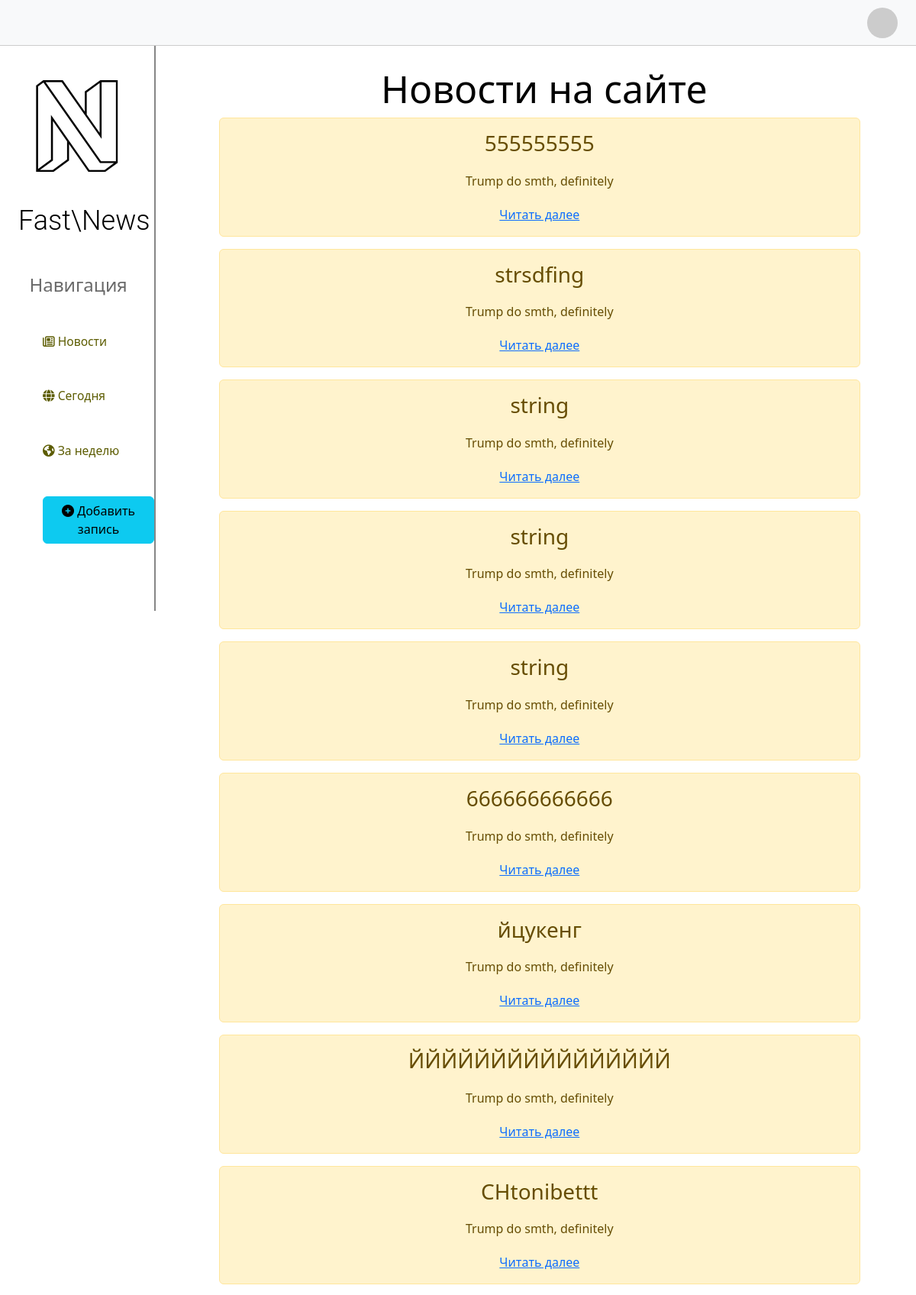
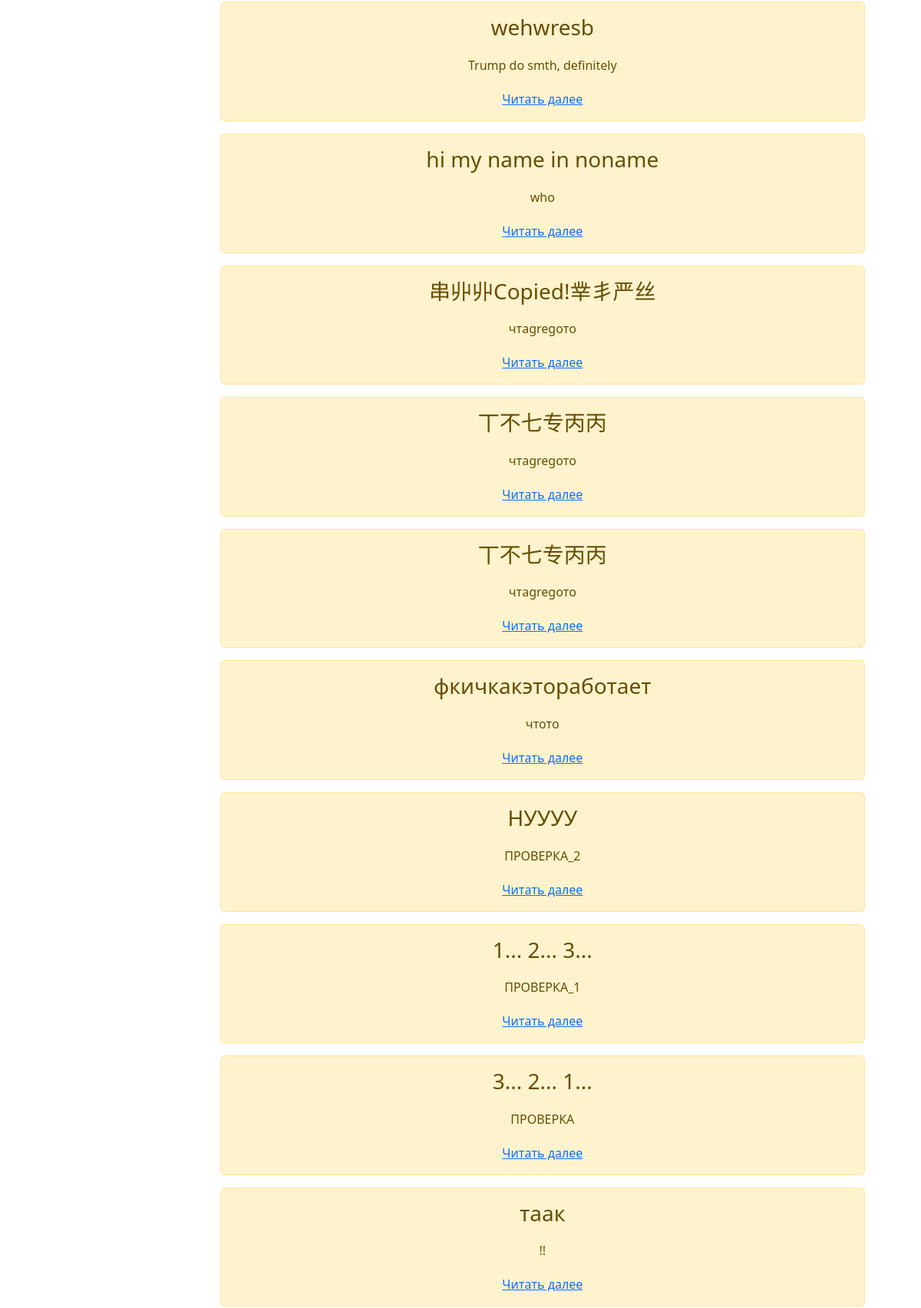
Page /news/ (signed in, upper part) on the committed database (2 pictures, top to bottom).
### news/models.py (models this page shows, shortened)
class Articles(models.Model):
    title = models.CharField('Название', max_length=50, default="")
    anons = models.CharField('Анонс', max_length=250)
    full_text = models.TextField('Статья')
    date = models.DateTimeField('Дата публикации')
    class Meta:
        verbose_name = 'Новость'
        verbose_name_plural = 'Новости'

### news/views.py (the view)
# urls.py: path('', views.news_home, name='news_home'),
def news_home(request):
    news = Articles.objects.order_by('-date')
    return render(request, 'news/news_home.html', {'news': news})

### news/templates/news/news_home.html (shortened to what this page needs)
{% extends 'ex_1/layout.html' %}
{% block content %}
    <div class="features">
        <h1>Новости на сайте</h1>
        {% if news %}
            {% for el in news %}
                <div class="alert alert-warning">
                    <h3>{{ el.title }}</h3>
                    <p>{{ el.anons }}</p>
                    <a href="{% url 'article_detail' el.id %}">Читать далее</a>
                </div>
            {% endfor %}
        {% else %}
            <p>Нет новостей :(</p>
        {% endif %}
    </div>
{% endblock %}

### ex_1/static/ex_1/css/ex_1.css (style rules this page uses)
body { background: #ffffff; margin-left: 0; padding: 0; }
main .features { float: left; color: #000000; margin-top: 70px; text-align: center; width: 75%; margin-left: 20%; }
main .features h1 { font-size: 50px; margin-left: -17%; }
main .features p { max-width: 400px; margin: 20px auto; }
.alert-warning { float: left; clear: both; width: 70vw; margin-left: -10.5vw; text-align: center; }

### rows in the picture
Articles: title "555555555", anons "Trump do smth, definitely"
Articles: title "strsdfing", anons "Trump do smth, definitely"
Articles: title "string", anons "Trump do smth, definitely"
Articles: title "string", anons "Trump do smth, definitely"
Articles: title "string", anons "Trump do smth, definitely"
Articles: title "666666666666", anons "Trump do smth, definitely"
Articles: title "йцукенг", anons "Trump do smth, definitely"
Articles: title "ЙЙЙЙЙЙЙЙЙЙЙЙЙЙЙЙ", anons "Trump do smth, definitely"
Articles: title "CHtonibettt", anons "Trump do smth, definitely"
Articles: title "wehwresb", anons "Trump do smth, definitely"
Articles: title "hi my name in noname", anons "who"
Articles: title "串丱丱Copied!丵丯严丝", anons "чтagregото"
Articles: title "丅不七专丙丙", anons "чтagregото"
Articles: title "丅不七专丙丙", anons "чтagregото"
Articles: title "фкичкакэтоработает", anons "чтото"
Articles: title "НУУУУ", anons "ПРОВЕРКА_2"
Articles: title "1... 2... 3...", anons "ПРОВЕРКА_1"
Articles: title "3... 2... 1...", anons "ПРОВЕРКА"
Articles: title "таак", anons "!!"
